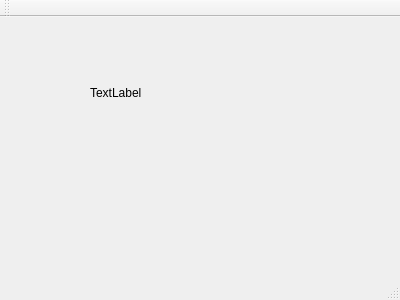
<?xml version="1.0" encoding="UTF-8"?>
<ui version="4.0">
 <class>MainWindow</class>
 <widget class="QMainWindow" name="MainWindow">
  <property name="geometry">
   <rect>
    <x>0</x>
    <y>0</y>
    <width>400</width>
    <height>300</height>
   </rect>
  </property>
  <property name="windowTitle">
   <string>MainWindow</string>
  </property>
  <widget class="QWidget" name="centralWidget">
   <widget class="QLabel" name="dataLabel">
    <property name="geometry">
     <rect>
      <x>90</x>
      <y>35</y>
      <width>251</width>
      <height>81</height>
     </rect>
    </property>
    <property name="text">
     <string>TextLabel</string>
    </property>
   </widget>
  </widget>
  <widget class="QMenuBar" name="menuBar">
   <property name="geometry">
    <rect>
     <x>0</x>
     <y>0</y>
     <width>400</width>
     <height>20</height>
    </rect>
   </property>
  </widget>
  <widget class="QToolBar" name="mainToolBar">
   <attribute name="toolBarArea">
    <enum>TopToolBarArea</enum>
   </attribute>
   <attribute name="toolBarBreak">
    <bool>false</bool>
   </attribute>
  </widget>
  <widget class="QStatusBar" name="statusBar"/>
 </widget>
 <layoutdefault spacing="6" margin="11"/>
 <resources/>
 <connections/>
</ui>
